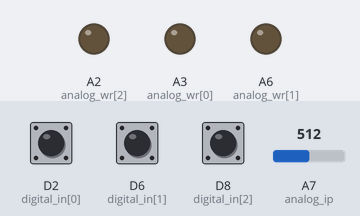
This program was run on a simulated Arduino Nano 33 IoT. On the bench: output pins drawn as LEDs (lit = HIGH). Inputs (shaded band) come from the test bench; at power-on: D2 (digital_in[0]) HIGH, D8 (digital_in[2]) HIGH, D6 (digital_in[1]) HIGH, A7 (analog_ip) = 512.

Above: at 1.2 s.
1.3 s: D2 (digital_in[0]) pulled LOW for 0.15 s
At 1.9 s:
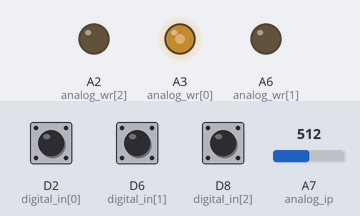
2.9 s: D8 (digital_in[2]) pulled LOW for 0.15 s
At 3.2 s:
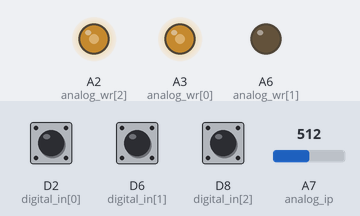
Timing chart, 0 to 5.9 s (numbered marks = the images above; inputs shaded):
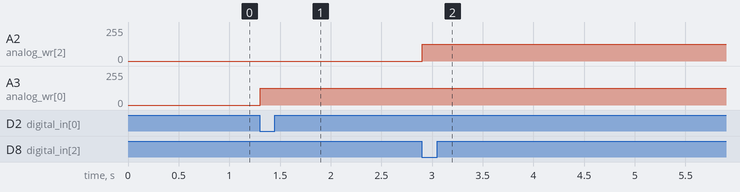

Measured:
- after the input at 1.3 s, A3 (analog_wr[0]): 0/255 → 127/255 at once
- after the input at 2.9 s, A2 (analog_wr[2]): 0/255 → 127/255 at once

The program:

main.cpp
```cpp
#include <Arduino.h>
// Variables
const int analog_wr[3] = {A3, A6, A2};
const int digital_in[3] = {2, 6, 8};
const int analog_ip = A7;
int array_colors[3] = {0, 0, 0};
void changeColor();

void setup()
{
  // Set all pin and start serial comm
  for(int index(0); index < 3; index++)
  {
    pinMode(analog_wr[index], OUTPUT);
    pinMode(digital_in[index], INPUT_PULLUP);
  }
  pinMode(analog_ip, INPUT);
  Serial.begin(9600);
}

void loop()
{
  // While running
  while(true)
  {
    // Check if button is pressed
    for(int index(0); index < 3; index++)
    {
      if (digitalRead(digital_in[index]) == LOW)
      {
        // If pressed, read potentiometer value
        int val = analogRead(analog_ip);
        array_colors[index] = map(val, 0, 1024, 0, 255);
        changeColor();
        delay(50);
      }
    }
    delay(10);
  }
}

void changeColor()
{
  for(int index(0); index < 3; index++)
  {
    analogWrite(analog_wr[index], array_colors[index]);
  }
  return;
}
```
